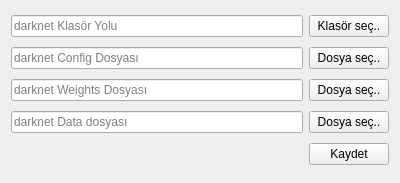
<?xml version="1.0" encoding="UTF-8"?>
<ui version="4.0">
 <class>Form</class>
 <widget class="QWidget" name="Form">
  <property name="geometry">
   <rect>
    <x>0</x>
    <y>0</y>
    <width>400</width>
    <height>183</height>
   </rect>
  </property>
  <property name="windowTitle">
   <string>Form</string>
  </property>
  <layout class="QVBoxLayout" name="verticalLayout">
   <item>
    <layout class="QHBoxLayout" name="horizontalLayout">
     <item>
      <widget class="QLineEdit" name="dirLine">
       <property name="inputMask">
        <string/>
       </property>
       <property name="text">
        <string/>
       </property>
       <property name="placeholderText">
        <string>darknet Klasör Yolu</string>
       </property>
      </widget>
     </item>
     <item>
      <widget class="QPushButton" name="dirBtn">
       <property name="text">
        <string>Klasör seç..</string>
       </property>
      </widget>
     </item>
    </layout>
   </item>
   <item>
    <layout class="QHBoxLayout" name="horizontalLayout_2">
     <item>
      <widget class="QLineEdit" name="configLine">
       <property name="placeholderText">
        <string>darknet Config Dosyası</string>
       </property>
      </widget>
     </item>
     <item>
      <widget class="QPushButton" name="configBtn">
       <property name="text">
        <string>Dosya seç..</string>
       </property>
      </widget>
     </item>
    </layout>
   </item>
   <item>
    <layout class="QHBoxLayout" name="horizontalLayout_3">
     <item>
      <widget class="QLineEdit" name="weightsLine">
       <property name="placeholderText">
        <string>darknet Weights Dosyası</string>
       </property>
      </widget>
     </item>
     <item>
      <widget class="QPushButton" name="weightsBtn">
       <property name="text">
        <string>Dosya seç..</string>
       </property>
      </widget>
     </item>
    </layout>
   </item>
   <item>
    <layout class="QHBoxLayout" name="horizontalLayout_4">
     <item>
      <widget class="QLineEdit" name="dataLine">
       <property name="placeholderText">
        <string>darknet Data dosyası</string>
       </property>
      </widget>
     </item>
     <item>
      <widget class="QPushButton" name="dataBtn">
       <property name="text">
        <string>Dosya seç..</string>
       </property>
      </widget>
     </item>
    </layout>
   </item>
   <item alignment="Qt::AlignRight">
    <widget class="QPushButton" name="kaydetBtn">
     <property name="text">
      <string>Kaydet</string>
     </property>
    </widget>
   </item>
  </layout>
 </widget>
 <resources/>
 <connections/>
</ui>
